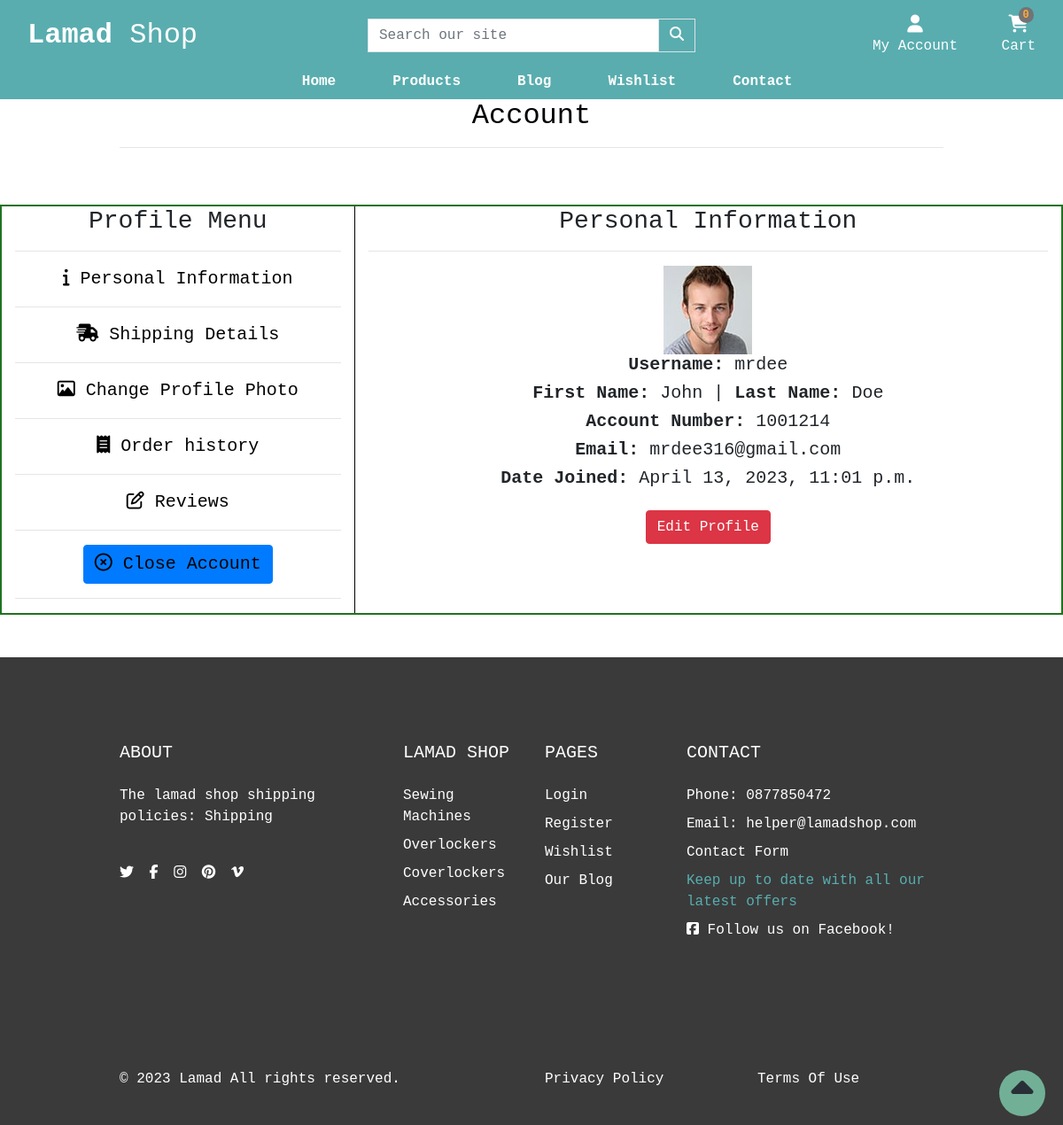
Screenshot of /account/ (signed in) with the database file from the repository.
### account/models.py (models this page shows, shortened)
class CustomUser(AbstractUser):
    username = models.CharField(max_length=20, unique=True)
    email = models.EmailField(_('email address'), unique=True, max_length=100)
    is_email_verified = models.BooleanField(default=False)

class Profile(models.Model):
    user = models.OneToOneField(settings.AUTH_USER_MODEL,
                                on_delete=models.CASCADE)
    street_address1 = models.CharField(blank=True, max_length=100, null=True)
    street_address2 = models.CharField(blank=True, default=00, max_length=100)
    town_or_city = models.CharField(blank=True, max_length=30)
    county = models.CharField(blank=True, default=00, max_length=30, null=True)
    postcode = models.CharField(blank=True, max_length=30)
    country = CountryField(blank=True, max_length=30)
    avatar = models.ImageField(blank=True, upload_to='profile_pics/')

### shop/models.py (models this page shows, shortened)
class Category(models.Model):
    name = models.CharField(max_length=100)
    slug = models.SlugField(max_length=100, unique=True)
    friendly_name = models.CharField(max_length=100, null=True, blank=True)
    description = models.TextField(max_length=250, blank=True)
    class Meta:
        verbose_name = 'category'
        verbose_name_plural = 'Categories'
    def get_absolute_url(self):
        return reverse('shop:products_by_category', args=[self.slug])

### account/views.py (the view)
# urls.py: path('', index, name='profile'),
@login_required(login_url='account/signin')
def index(request):
    template_name = 'account/profile.html'
    user = request.user
    context = {'user': user}
    return render(request, template_name, context)

### cart/contexts.py (called while the page is built, shortened)
def cart_contents(request):
    cart_items = []
    total = 0
    product_count = 0
    cart = request.session.get('cart', {})
    if total < settings.FREE_DELIVERY_THRESHOLD:
        delivery = total * Decimal(settings.STANDARD_DELIVERY_PERCENTAGE / 100)
        free_delivery_delta = settings.FREE_DELIVERY_THRESHOLD - total
    else:
        delivery = 0
        free_delivery_delta = 0
    grand_total = delivery + total
    context = {
        'cart_items': cart_items,
        'total': total,
        'product_count': product_count,
        'delivery': delivery,
        'free_delivery_delta': free_delivery_delta,
        'free_delivery_threshold': settings.FREE_DELIVERY_THRESHOLD,
        'grand_total': grand_total,
    }
    return context

### shop/contexts.py (called while the page is built)
def nav_menu(request):
    menu = Category.objects.all()
    return dict(menu=menu)

### account/templates/account/profile.html (shortened to what this page needs)
{% extends "base.html" %}
{% load static %}
{% block extra_css %}
    <link rel="stylesheet" href="{% static 'css/profile.css' %}">
{% endblock %}
{% block page_header %}
    <div class="container header-container">
        <div class="row">
            <div class="col text-center">
                <h2 class="text-black">Account</h2>
                <hr>
            </div>
        </div>
    </div>
{% endblock %}
{% block content %}
    <div class="container-fluid profile-container justify-content-space-around mt-5 mb-5">
        <div class="row text-center border-guide">
            <div class="col-xs-12 col-md-4 profile-menu-items">
                <h3>Profile Menu</h3>
                <hr>
                <ul class="profile-menu-list">
                    <li><a href="{% url 'account:profile' %}" class="menu-item active"><i class="fa-solid fa-info"></i> Personal Information</a></li><hr>
                    <li><a href="{% url 'account:shipping_details' %}" class="menu-item"><i class="fa-solid fa-truck-fast"></i> Shipping Details</a></li><hr>
                    <li><a href="{% url 'account:edit_image' user.id %}" class="menu-item"><i class="fa-regular fa-image"></i></i> Change Profile Photo</a></li><hr>
                    <li><a href="{% url 'account:order_history' %}" class="menu-item"><i class="fa-solid fa-receipt"></i> Order history</a></li><hr>
                    <li><a href="{% url 'account:reviews' %}" class="menu-item"><i class="far fa-edit"></i> Reviews</a></li><hr>
                    <li><a href="#" class="menu-item btn btn-primary" data-toggle="modal" data-target="#myCenteredModal"><i class="fa-regular fa-circle-xmark"></i> Close Account</a></li><hr>
                </ul>
            </div>
            <div class="col-xs-12 col-md-8 profile-options-items">
                <h3>Personal Information</h3>
                    <hr>
                {% if request.user.profile.avatar %}
                    <img src="{{user.profile.avatar.url}}" height="100px" alt="users profile image">
                {% else %}
                    <img src="{% static 'images/userimage.png' %}" height="100px" alt="default user image">
                {% endif %}
                <h5><strong>Username:</strong> {{ user.username }}</h5>
                <h5><strong>First Name:</strong> {{ user.first_name }} | <strong>Last Name:</strong> {{ user.last_name }}</h5>
                <h5><strong>Account Number:</strong> 100121{{ user.id }}</h5>
                <h5><strong>Email:</strong> {{ user.email }}</h5>
                <h5><strong>Date Joined:</strong> {{user.date_joined}}</h5>
                <a href="{% url 'account:edit_profile' user.id %}" class="btn btn-danger mt-3 mb-3">Edit Profile</a>
            </div>
        </div>
    </div>
{% endblock %}

### templates/base.html (shortened to what this page needs)
{% load static %}
<!doctype html>
<html lang="en">
  <head>
    {% block corecss %}
    <link rel="stylesheet" href="https://cdn.jsdelivr.net/npm/bootstrap@4.6.2/dist/css/bootstrap.min.css">
    <link rel="stylesheet" href="https://cdn.jsdelivr.net/npm/bootstrap-icons@1.10.3/font/bootstrap-icons.css">
    <link href="{% static 'css/base.css' %}" rel="stylesheet">
    {% endblock %}
    {% block extra_css %}{% endblock %}
  </head>
  <body>
    <header class="container-fluid">
        <div id="topnav" class="row nav-bg-color pt-lg-2 d-none d-lg-flex">
            <div class="col-12 col-lg-4 my-auto py-1 py-lg-0 text-center text-lg-left">
                <a href="{% url 'home:home' %}" class="nav-link main-logo-link">
                  <h2 class="logo-font text-white my-0"><strong>Lamad</strong> Shop</h2>
                </a>
            </div>
            <div class="col-12 col-lg-4 my-auto py-1 py-lg-0">
                <form method="GET" action="{% url 'shop:products' %}">
                    <div class="input-group w-100">
                        <input class="form-control border border-black rounded-0" type="text" name="q" placeholder="Search our site">
                        <div class="input-group-append">
                            <button class="form-control btn nav-bg-color border border-black rounded-0" type="submit" aria-label="Search our products">
                                <span class="icon">
                                    <i class="fas fa-search"></i>
                                </span>
                            </button>
                        </div>
                    </div>
                </form>
            </div>
            <div class="col-12 col-lg-4 my-auto py-1 py-lg-0">
                <ul class="list-inline list-unstyled text-center text-lg-right my-0">
                    <li class="list-inline-item dropdown">
                        <a class="text-sly nav-link" href="#" id="dt-user-options" data-toggle="dropdown" aria-haspopup="true" aria-expanded="false">
                            <div class="text-center">
                                {% if request.user.is_authenticated %}
                                    <div><i class="fas fa-user fa-lg"></i></div>
                                    <p class="my-0 text-white">My Account</p>
                                {% else %}
                                    <div><i class="fas fa-user fa-lg"></i></div>
                                    <p class="my-0 text-white">Login / Sign Up</p>
                                {% endif %}
                            </div>
                        </a>
                    </li>
                    <li class="list-inline-item">
                        <a class="{% if grand_total %}text-info font-weight-bold{% else %}text-white{% endif %} nav-link" href="{% url 'cart:cart' %}">
                            <div class="text-center">
                                <div><span class="position-absolute top-0 left-100 translate-middle badge rounded-pill bg-light my-button">{{ request.session.cart.keys | length }}</span></div>
                                <div><i class="fa-solid fa-cart-shopping fa-lg"></i></div>
                                <p class="my-0 cart-amount">
                                    {% if grand_total %}
                                        ${{ grand_total|floatformat:2 }}
                                    {% else %}
                                        Cart
                                    {% endif %}
                                </p>
                            </div>
                        </a>
                    </li>
                </ul>
            </div>
        </div>
        <div class="row second-nav">
            <nav class="navbar navbar-expand-lg navbar-dark text-sly w-100">
                    {% include 'includes/mobile-top-header.html' %}
                    {% include 'includes/main-nav.html' %}
            </nav>
        </div>
    </header>
    {% block page_header %}
    {% endblock %}
    {% block content %}
    {% endblock %}
    <a href="#" id="to-top" aria-label="move to top of page">
      <span class="move_to_top">
        <i class="fas fa-caret-up"></i>
      </span>
    </a>
     <footer class="footer" style="background: #3a3a3a">
        <div class="py-5">
          <div class="container py-5">
            <div class="row gx-5 gy-4">
              <div class="col-lg-4">
                 <h5 class="text-white text-uppercase mb-4">ABOUT</h5>
                 <p class="text-white">The lamad shop shipping policies: <a href="{% url 'contact:shipping' %}" class='text-white'>Shipping</a></p>
                 <br>
                <ul class="list-inline mb-0">
                  <li class="list-inline-item me-3"><a class="reset-anchor" href="https://twitter.com" target="_blank" rel="noopener" aria-label="Visit our twitter page(opens on a new tab)"><i class="fab fa-twitter"></i></a></li>
                  <li class="list-inline-item me-3"><a class="reset-anchor" href="https://facebook.com" target="_blank" rel="noopener" aria-label="Visit our facebook page(opens on a new tab)"><i class="fab fa-facebook-f"></i></a></li>
                  <li class="list-inline-item me-3"><a class="reset-anchor" href="https://instagram.com" target="_blank" rel="noopener" aria-label="Visit our instagram page(opens on a new tab)"><i class="fab fa-instagram"></i></a></li>
                  <li class="list-inline-item me-3"><a class="reset-anchor" href="https://pinterest.com" target="_blank" rel="noopener" aria-label="Visit our pinterest page(opens on a new tab)"><i class="fab fa-pinterest"></i></a></li>
                  <li class="list-inline-item"><a class="reset-anchor" href="https://vimeo.com" target="_blank" rel="noopener" aria-label="Visit our vimeo page(opens on a new tab)"><i class="fab fa-vimeo-v"></i></a></li>
                </ul>
              </div>
              <div class="col-lg-2 col-md-6">
                <h5 class="text-white text-uppercase mb-4">Lamad Shop</h5>
                <ul class="list-unstyled text-sm fw-normal mb-0">
                  {% for category in menu %}
                  <li class="mb-1 pb-1"><a href="{{ category.get_absolute_url }}" class="reset-anchor">{{category.name}}</a></li>
                  {% endfor %}
                </ul>
              </div>
              <div class="col-lg-2 col-md-6">
                <h5 class="text-white text-uppercase mb-4">Pages</h5>
                <ul class="list-unstyled text-sm fw-normal mb-0">
                  <li class="mb-1 pb-1"> <a class="reset-anchor" href="{% url 'account:signin' %}">Login</a></li>
                  <li class="mb-1 pb-1"> <a class="reset-anchor" href="{% url 'account:register' %}">Register</a></li>
                  <li class="mb-1 pb-1"> <a class="reset-anchor" href="{% url 'wishlist:wish_list' %}">Wishlist</a></li>
                  <li class="mb-1 pb-1"> <a class="reset-anchor" href="{% url 'blog:articles' %}">Our Blog</a></li>
                </ul>
              </div>
              <div class="newsletter col-lg-4">
                <h5 class="text-white text-uppercase mb-4">Contact</h5>
                <ul class="list-unstyled text-sm fw-normal mb-0">
                  <li class="mb-1 pb-1 text-white">Phone: 0877850472</li>
                  <li class="mb-1 pb-1 text-white">Email: helper@lamadshop.com</li>
                  <li class="mb-1 pb-1"><a href="{% url 'contact:contact' %}" class="reset-anchor">Contact Form</a></li>
                  <li class="mb-1 pb-1 text-sly">Keep up to date with all our latest offers</li>
                  <li class="mb-1 pb-1 text-white"><a href="https://www.facebook.com/profile.php?id=100091956826416" target="_blank" rel="noopener" aria-label="Visit us (opens on a new tab)"><i class="fab fa-facebook-square"></i> Follow us on Facebook!</a></li>
                </ul>
              </div>
            </div>
          </div>
        </div>
        <div class="copyrights py-4" style="background: #3a3a3a">
          <div class="container py-3">
            <div class="row align-items-center gy-3">
              <div class="col-md-6">
                <p class="mb-0 text-sm fw-normal text-white">&copy; 2023 <a class="reset-anchor text-white" href="{% url 'home:home' %}">Lamad</a> All rights reserved.</p>
              </div>
              <div class="col-md-3">
                <p class="mb-0 text-sm fw-normal text-sly"><a class="reset-anchor text-white" href="{% url 'home:privacy' %}">Privacy Policy</a></p>
              </div>
              <div class="col-md-3">
                <p class="mb-0 text-sm fw-normal text-sly"><a class="reset-anchor text-white" href="{% url 'home:terms' %}">Terms Of Use</a></p>
              </div>
            </div>
          </div>
        </div>
      </footer>
  </body>
</html>

### static/css/base.css (style rules this page uses)
html { height: 100%; }
body { font-family: 'Courier New', Courier, monospace; background-color: #fff; }
.nav-bg-color { background-color: #59adaf; }
a { color: black; }
li > a { color: white; }
.rounded-pill { border-radius: 60rem!important; }
.top-0 { top: 0!important; }
.bg-light { background-color: #727475 !important; }
.my-button { color: #fda93b; }
.text-white { color: white; }
.navbar { padding: 0; }
.second-nav { padding: 0; background-color:#59adaf; min-width: 100%; }
.fas { color: #fff; }
.fa-cart-shopping { color: #fff; }
.text-sly { color: #59adaf !important; }
.main-logo-link { width: fit-content; }
.cart-amount { color: #fff; }
.text-black { color: #000; }
li { list-style-type: none; }
#to-top { text-decoration: none; align-items: center; position: fixed; bottom: 10px; right: 20px; z-index: 10000; }
#to-top>span { width: 52px; height: 52px; border-radius: 52px; text-decoration: none; line-height: 52px; background-color: rgba(137, 227, 191, 0.7); border: 2px solid transparent; text-align: center; }
#to-top i { color: #292F36; font-size: 250%; }
.move_to_top { position: relative; display: inline-block; vertical-align: middle; }
@media (min-width: 1200px) { .container { max-width: 80%; } }

### static/css/profile.css (style rules this page uses)
.profile-menu-items { min-height: 100%; border-right: solid black 1px; }
.profile-options-items { height: 100%; }
.profile-menu-list { margin: 0; padding: 0; }
.menu-item { color: black; font-size: 20px; }
.fa-image:before { content: "\f03e"; color: black; }
.border-guide { border: 2px solid rgb(31, 115, 31)!important; }

### rows the page displays
CustomUser: profile.avatar (picture), username "mrdee", first_name "John", last_name "Doe", id "4", email "mrdee316@gmail.com", date_joined "April 13, 2023, 11:01 p.m."
Category: name "Sewing Machines"
Category: name "Overlockers"
Category: name "Coverlockers"
Category: name "Accessories"

### other values shown
{{ request.session.cart.keys | length }} "0"
